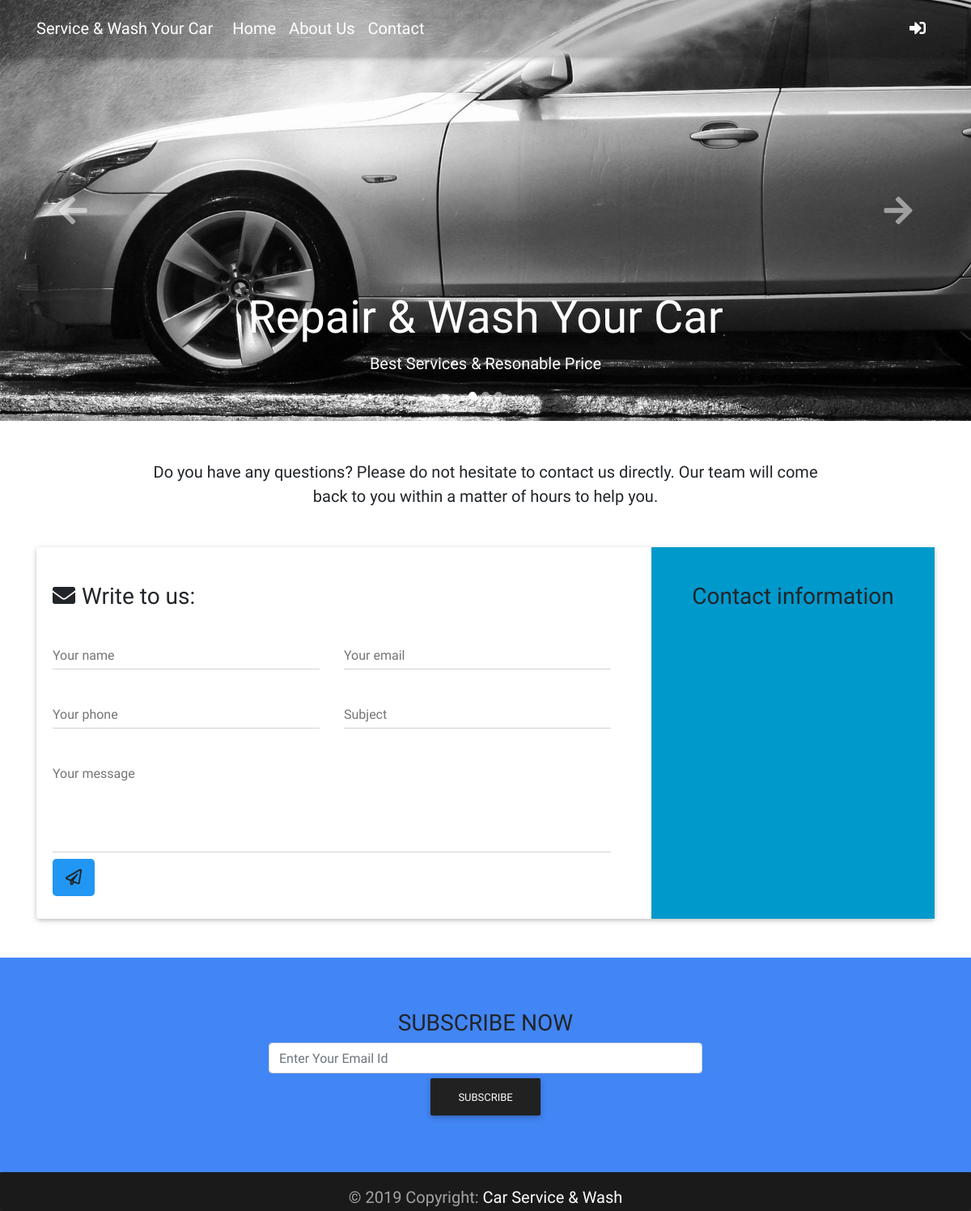
The app's page /contact.php, older data.
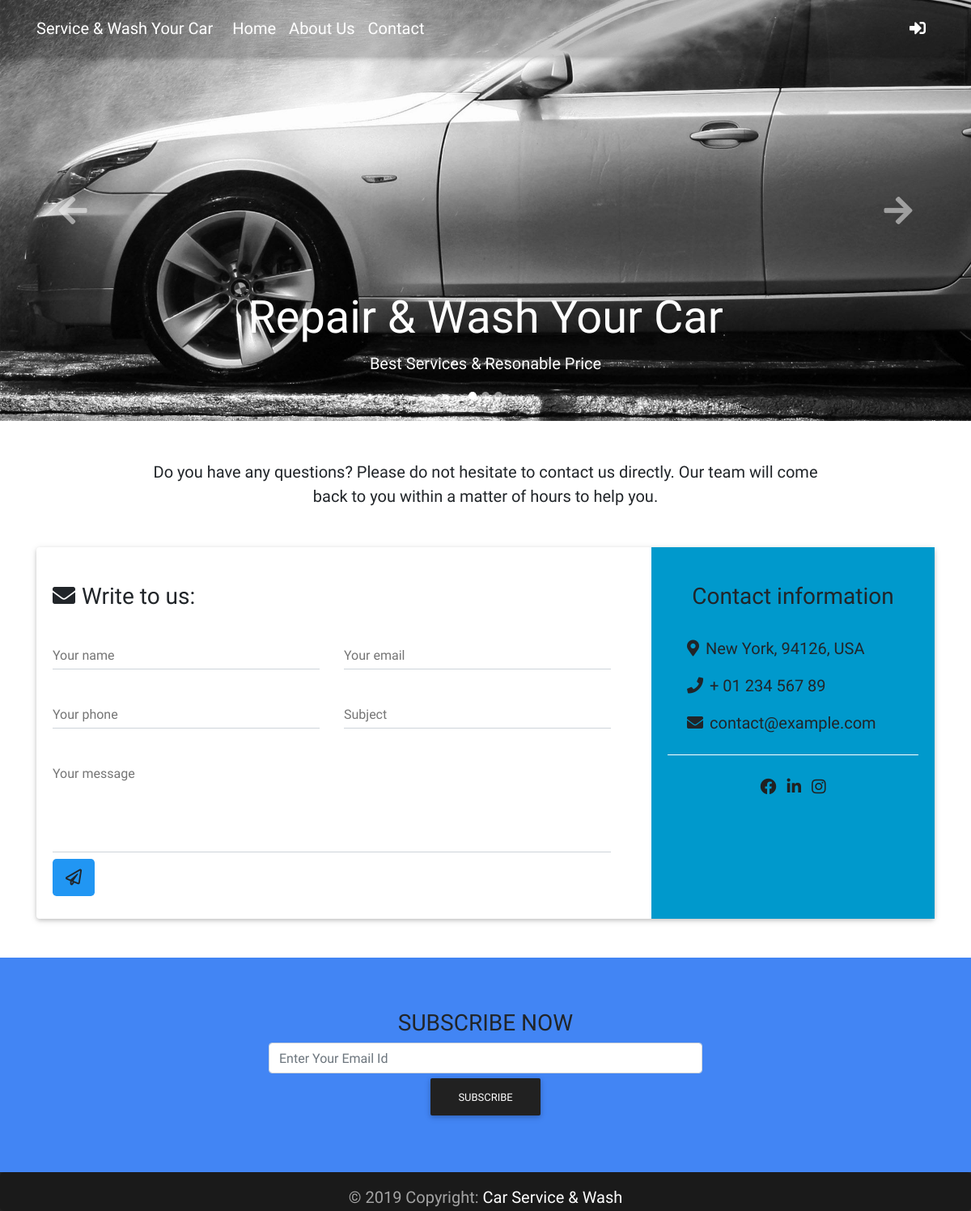
The same page, newer data.
### tables this page shows
CREATE TABLE `pages` (
  `id` int(10) UNSIGNED NOT NULL,
  `title` varchar(255) NOT NULL,
  `description` text NOT NULL
);

CREATE TABLE `settings` (
  `id` int(10) UNSIGNED NOT NULL,
  `name` varchar(150) NOT NULL,
  `address` varchar(255) NOT NULL,
  `phone` varchar(20) NOT NULL,
  `email` varchar(150) NOT NULL,
  `facebook` varchar(255) DEFAULT NULL,
  `linkedin` varchar(255) DEFAULT NULL,
  `instagram` varchar(255) DEFAULT NULL
);

### classes/Page.php (called while the page is built, shortened)
<?php
	$filepath=realpath(dirname(__FILE__));
	include_once ($filepath.'/../lib/Database.php');
?>
<?php
class Page
{
	private $db;
	function __construct(){
		$this->db=new Database();
	}
	public function getAllPage(){
		$query = "SELECT * FROM pages ORDER BY id DESC";
		$result = $this->db->select($query);
		return $result;
	}
}
?>

### lib/Database.php (called while the page is built, shortened)
<?php
    Class Database{
     public $host   = DB_HOST;
     public $user   = DB_USER;
     public $pass   = DB_PASS;
     public $dbname = DB_NAME;
     public $link;
    private function connectDB(){
     $this->link = new mysqli($this->host, $this->user, $this->pass,
      $this->dbname);
     }
    public function select($query){
      $result = $this->link->query($query) or
       die($this->link->error.__LINE__);
      if($result->num_rows > 0){
        return $result;
      } else {
        return false;
      }
     }
    }

### inc/inc.php (called while the page is built, shortened)
<?php
include 'lib/Session.php' ;
	include 'lib/Database.php' ;
	$page = new Page();
	$settings = new Settings();
?>

### lib/Session.php (called while the page is built, shortened)
<?php
class Session{
  public static function get($key){
    if (isset($_SESSION[$key])) {
      return $_SESSION[$key];
    } else {
      return false;
    }
  }
}
?>

### classes/Settings.php (called while the page is built, shortened)
<?php
	$filepath=realpath(dirname(__FILE__));
	include_once ($filepath.'/../lib/Database.php');
?>
<?php
class Settings
{
	private $db;
	function __construct(){
		$this->db=new Database();
	}
	public function getAllSettings(){
		$query = "SELECT * FROM settings";
		$result = $this->db->select($query);
		return $result;
	}
}
?>

### contact.php (the view, shortened to what this page needs)
<?php include 'inc/header.php'; ?>
<?php include 'inc/top_nav.php'; ?>
<?php include 'inc/carousel.php'; ?>
<main>
	<div class="container">
		<div class="mt-5 wow fadeIn">
			<section class="contact-section my-5">
				<p class="text-center w-responsive mx-auto mb-5">Do you have any questions? Please do not hesitate to contact us directly. Our team will come back to you within
        		a matter of hours to help you.</p>
				<div class="card">
					<div class="row">
						<div class="col-lg-8">
							<div class="card-body form">
								<h3 class="mt-4"><i class="fas fa-envelope pr-2"></i>Write to us:</h3>
								<form id="contact-form" name="contact-form">
									<div class="row">
										<div class="col-md-6">
											<div class="md-form mb-0">
												<input type="text" name="name" id="name" class="form-control">
												<label for="name" class="">Your name</label>
											</div>
										</div>
										<div class="col-md-6">
											<div class="md-form mb-0">
												<input type="text" name="email" id="email" class="form-control">
												<label for="email" class="">Your email</label>
											</div>
										</div>
									</div>
									<div class="row">
										<div class="col-md-6">
											<div class="md-form mb-0">
												<input type="text" name="phone"  id="phone" class="form-control">
												<label for="phone" class="">Your phone</label>
											</div>
										</div>
										<div class="col-md-6">
											<div class="md-form mb-0">
												<input type="text" name="subject"  id="subject" class="form-control">
												<label for="subject" class="">Subject</label>
											</div>
										</div>
									</div>
									<div class="row">
										<div class="col-md-12">
											<div class="md-form mb-0">
												<textarea name="message" id="message" class="form-control  md-textarea" rows="3"></textarea>
												<label for="message">Your message</label>
												<a onclick="validateForm()" class="btn-floating btn-lg blue">
													<i class="far fa-paper-plane"></i>
												</a>
											</div>
										</div>
									</div>
								</form>
							</div>
						</div>
						<div class="col-lg-4">
							<div class="card-body contact text-center h-100 dark-text info-color-dark">
								<h3 class="my-4 pb-2">Contact information</h3>
								<?php
									$result = $settings->getAllSettings();
									if($result){
										while($value = $result->fetch_assoc()){
								?>
								<ul class="text-lg-left list-unstyled ml-4">
									<li>
										<p><i class="fas fa-map-marker-alt pr-2"></i><?php echo $value['address']; ?></p>
									</li>
									<li>
										<p><i class="fas fa-phone pr-2"></i><?php echo $value['phone']; ?></p>
									</li>
									<li>
										<p><i class="fas fa-envelope pr-2"></i><?php echo $value['email']; ?></p>
									</li>
								</ul>
								<hr class="hr-light my-4">
								<ul class="list-inline text-center list-unstyled">
									<?php if (strlen($value['facebook']) > 0): ?>
										<li class="list-inline-item">
											<a class="text-dark" href="<?php echo $value['facebook'] ?>" class="p-2 fa-lg tw-ic">
												<i class="fab fa-facebook"></i>
											</a>
										</li>
									<?php endif ?>
									<?php if (strlen($value['linkedin']) > 0): ?>
										<li class="list-inline-item">
											<a class="text-dark" href="<?php echo $value['linkedin'] ?>" class="p-2 fa-lg tw-ic">
												<i class="fab fa-linkedin-in"></i>
											</a>
										</li>
									<?php endif ?>
									<?php if (strlen($value['instagram']) > 0): ?>
										<li class="list-inline-item">
											<a class="text-dark" href="<?php echo $value['instagram'] ?>" class="p-2 fa-lg tw-ic">
												<i class="fab fa-instagram"></i>
											</a>
										</li>
									<?php endif ?>
								</ul>
								<?php } } ?>
							</div>
						</div>
					</div>
				</div>
			</section>
		</div>
	</div>
</main>
<?php include 'inc/footer.php'; ?>

### inc/header.php (shortened to what this page needs)
<?php include 'inc.php'; ?>
<!DOCTYPE html>
<html lang="en">
<head>
	<link rel="stylesheet" href="assets/css/font.css">
	<link rel="stylesheet" href="assets/css/bootstrap.min.css">
	<link rel="stylesheet" href="assets/css/mdb.min.css">
	<link rel="stylesheet" href="assets/css/summernote.css">
	<link rel="stylesheet" href="assets/css/style.css">
</head>
<body>

### inc/top_nav.php (shortened to what this page needs)
<nav class="navbar fixed-top navbar-expand-lg navbar-dark  scrolling-navbar">
    <div class="container">
        <a class="navbar-brand" href="index.php">
        <strong>Service & Wash Your Car</strong>
        </a>
        <div class="collapse navbar-collapse" id="navbarSupportedContent">
            <ul class="navbar-nav mr-auto">
                <li class="nav-item">
                  <a class="nav-link" href="index.php">Home
                  </a>
                </li>
                <?php
                   $result=$page->getAllPage();
                   if($result){
                       while($value=$result->fetch_assoc()) {
                ?>
                <li class="nav-item">
                    <a class="nav-link" href="<?php echo URLROOT ?>/page.php?pageId=<?php echo $value['id']; ?>"><?php echo $value['title']; ?></a>
                </li>
                <?php } } ?>
                <li class="nav-item">
                  <a class="nav-link" href="contact.php">Contact
                  </a>
                </li>
            </ul>
            <ul class="navbar-nav nav-flex-icons">
                <?php if (Session::get('userLogin') == true || isset($_COOKIE['user'])): ?>
                    <?php if ($user->checkNormalUser() === false): ?>
                        <li class="nav-item">
                            <a href="<?php echo(URLROOT);?>/provider_dashboard.php" class="nav-link" title="Provider Dashboard">
                                <i class="fas fa-chalkboard-teacher"></i>
                            </a>
                        </li>
                     <?php endif ?>
                        <li class="nav-item">
                            <a href="<?php echo(URLROOT);?>/user_dashboard.php" class="nav-link" title="User Dashboard">
                                <i class="fas fa-chalkboard-teacher"></i>
                            </a>
                        </li>
                    <li class="nav-item">
                        <a href="<?php echo(URLROOT);?>/logout.php?action=logout" class="nav-link" title="logout">
                            <i class="fas fa-sign-out-alt fa-lg"></i>
                        </a>
                    </li>
                <?php else: ?>
                    <li class="nav-item">
                        <a href="<?php echo(URLROOT);?>/login.php" class="nav-link" title="Login">
                            <i class="fas fa-sign-in-alt"></i>
                        </a>
                    </li>
                <?php endif ?>
            </ul>
        </div>
    </div>
</nav>

### inc/carousel.php (shortened to what this page needs)
<header>
  <div id="carouselExampleIndicators" class="carousel slide" data-ride="carousel">
    <ol class="carousel-indicators">
      <li data-target="#carouselExampleIndicators" data-slide-to="0" class="active"></li>
      <li data-target="#carouselExampleIndicators" data-slide-to="1"></li>
      <li data-target="#carouselExampleIndicators" data-slide-to="2"></li>
    </ol>
    <div class="carousel-inner" role="listbox">
      <div class="carousel-item active" style="background-image: url('assets/img/carosuel/car_wash1.jpg')">
        <div class="carousel-caption d-none d-md-block">
          <h3 class="display-4">Repair & Wash Your Car</h3>
          <p class="lead">Best Services & Resonable Price</p>
        </div>
      </div>
    </div>
    <a class="carousel-control-prev" href="#carouselExampleIndicators" role="button" data-slide="prev">
          <i class="fas fa-arrow-left fa-2x"></i>
        </a>
    <a class="carousel-control-next" href="#carouselExampleIndicators" role="button" data-slide="next">
          <i class="fas fa-arrow-right fa-2x"></i>
        </a>
  </div>
</header>

### inc/footer.php (shortened to what this page needs)
	<section class="bg-primary text-center p-5 mt-4">
		<div class="container p-3">
			<h3>SUBSCRIBE NOW</h3>
			<form action="#" method="POST">
				<input type="text" class="form-control w-50 align-content-center d-inline-flex" name="text" placeholder="Enter Your Email Id">
				<br>
				<button type="button" class="btn btn-dark" >Subscribe</button>
			</form>
		</div>
	</section>
		<footer class="page-footer font-small elegant-color-dark">
		  <div class="footer-copyright text-center py-3 form-control-lg">© <?php echo date("Y"); ?> Copyright:
		    <a href="index.php">Car Service & Wash</a>
		  </div>
		</footer>
	</body>
</html>

### assets/css/style.css (style rules this page uses)
body { font-family: 'Grenze', serif; font-size: 20px; }
.carousel-item { height: 65vh; min-height: 350px; background: no-repeat center center scroll; -webkit-background-size: cover; -moz-background-size: cover; -o-background-size: cover; background-size: cover; }
.navbar { background-color: rgba(0, 0, 0, 0.2); }

Row changes from the older to the newer data that the page shows:
added settings: address "New York, 94126, USA", phone "+ 01 234 567 89", email "contact@example.com"
